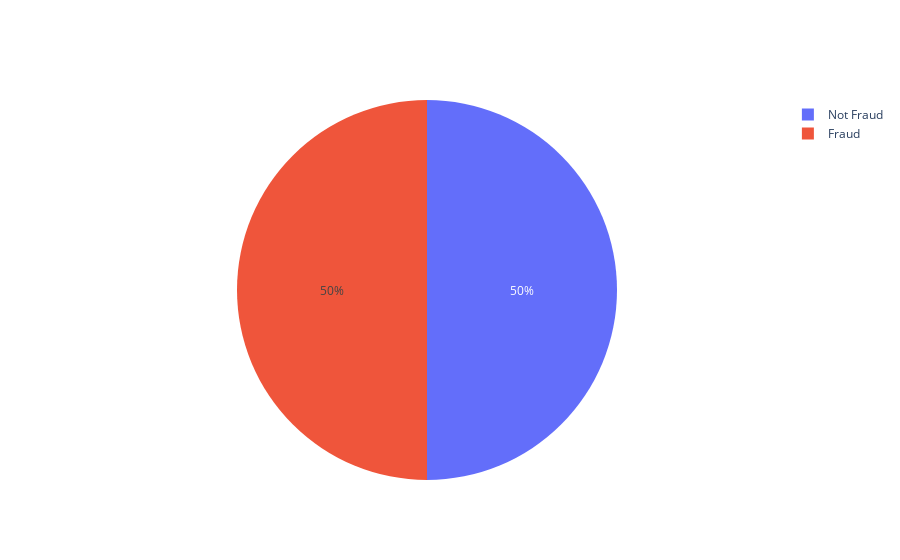

This figure's notebook cell:
### Markdown cell above
We split the dataset into 30% testing data and 70% training data; you can split it however you want, but most times people split it either 70–30 or 80–20. Let me know what difference your split makes in the comment section.

## Continue Handling Data Imbalance:

As stated earlier, we make use of the SMOTE, which stands for Synthetic Minority Over-sampling Technique, which adds more value to our minority class. An implementation of SMOTE is defined in the imblearn library, it will be a good idea to check it out to find out other functions to use for handling data imbalance.

We implement the SMOTE function and apply its re-sampling method on our dataset as shown below:

### Code cell
sm = SMOTE(random_state=27)
X_train, y_train = sm.fit_resample(X_train, y_train)
pprint(X_train)

print(X_train.shape, y_train.shape)

#Checking the balanced target
fig = go.Figure(data=[go.Pie(labels=['Not Fraud','Fraud'], values=y_train.value_counts())])
fig.show()

### Figure 1 — Plotly figure (JSON) as saved in the notebook; plotly's stock layout.template omitted (floating-point values rounded to 4 significant figures)
{"data": [{"labels": ["Not Fraud", "Fraud"], "type": "pie", "values": [4448089, 4448089]}], "layout": {}}
